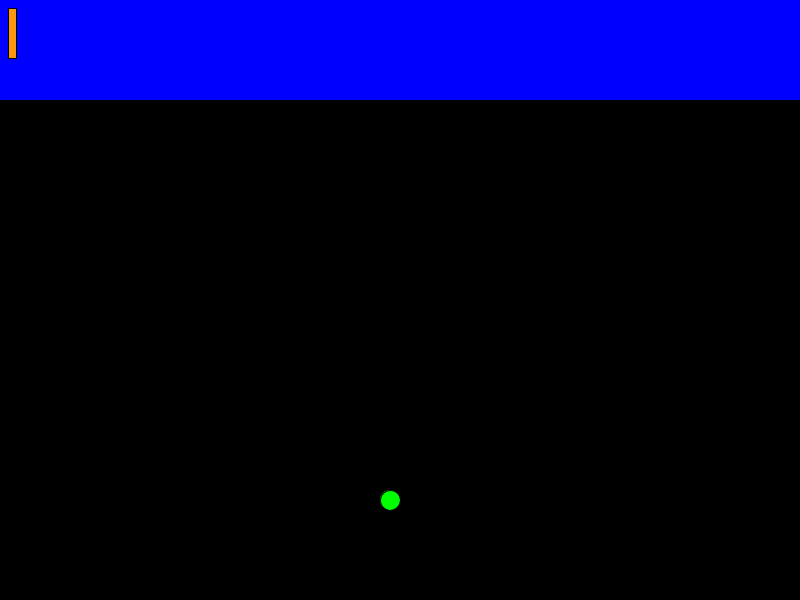
Frame 1 (no input)
Frame 60 (the mouse pressed at the canvas centre just before this capture): identical to frame 1, image omitted
Frame 120 (the mouse held since frame 60 and released just before this capture): identical to frame 1, image omitted

The Processing sketch that drew this single still picture (run headless with seeded random() and noise(); from frame 60 on, the mouse is pressed at the canvas centre):

// Processing sketch: frogger
// ── frogger.pde
car car1;

void setup(){
  size(800, 600);
  
  car1 = new car(8, 8, 8, 8);
}

int fx = 390;
int fy = 500;

void draw(){
  background(0, 0, 255);
  fill(0, 0, 0);
  stroke(0, 0, 0);
  rect(0, 100, 800, 500);
  
  fill(0, 255, 0);
  ellipse(fx, fy, 20, 20);
  
  car1.display();
  
  stayInside();
}

void keyPressed()
{
    if(key == CODED){
        if(keyCode == UP)
        {
            fy = fy - 5;
        }
        else if(keyCode == DOWN)
        {
            fy = fy + 5;
        }
        else if(keyCode == RIGHT)
        {
            fx = fx + 5;
        }
        else if(keyCode == LEFT)
        {
            fx = fx - 5;
        }
    }
}

void stayInside(){
  if (fx-10 < 0){
    fx = 10;
  }
  
  if (fx+10 > 800){
    fx = 790;
  }
  
  if (fy-10 < 0){
    fy = 10;
  }
  
  if (fy+10 > 600){
    fy = 590;
  }
}

// ── car.pde
class car{
  int x;
  int y;
  int size;
  int speed;
  
  car(int x, int y, int size, int speed){
    this.x = x;
    this.y = y;
    this.size = size;
    this.speed = speed;
  }
  
  void display()
  {
    fill(#FF960D);
    rect(x , y,  size, 50);
  }


}
